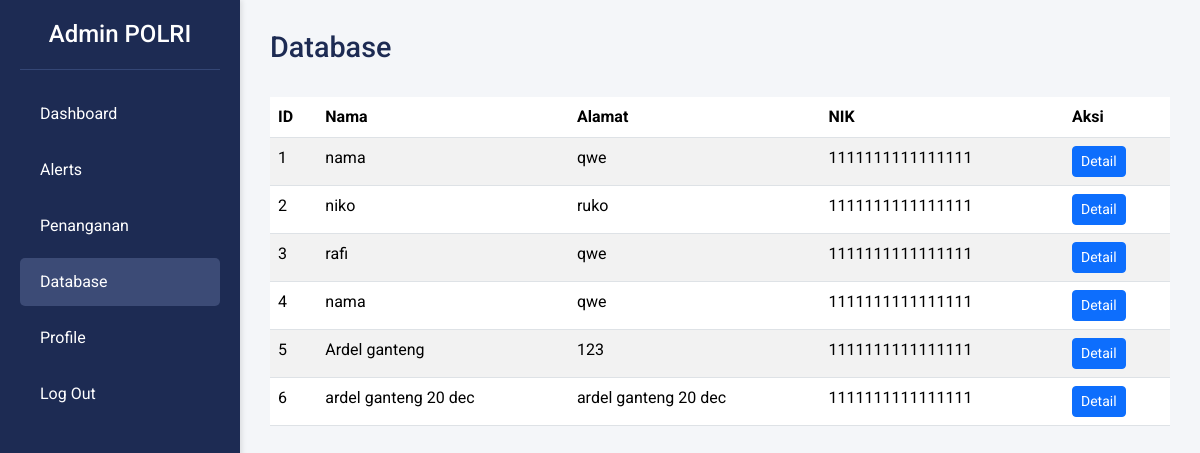
The app's page /polri/pages/index.php?page=database with its own data.
### tables this page shows
CREATE TABLE `data_polri` (
  `id` int(11) NOT NULL,
  `nama` varchar(100) NOT NULL,
  `nik` varchar(16) NOT NULL,
  `id_napi` varchar(20) NOT NULL,
  `alamat` text NOT NULL,
  `unggah_foto` varchar(255) NOT NULL,
  `isi_laporan` text NOT NULL,
  `created_at` timestamp NOT NULL DEFAULT current_timestamp(),
  `tanggal_laporan` date NOT NULL
);

### polri/pages/content/database.php (the view, shortened to what this page needs)
<?php
$query = "SELECT * FROM data_polri";
$result = mysqli_query($conn, $query);
?>
<div class="header">
    <h1>Database</h1>
</div>
<div class="database-container">
    <table class="table table-striped">
        <thead>
            <tr>
                <th>ID</th>
                <th>Nama</th>
                <th>Alamat</th>
                <th>NIK</th>
                <th>Aksi</th>
            </tr>
        </thead>
        <tbody>
            <?php while ($row = mysqli_fetch_assoc($result)) : ?>
                <tr>
                    <td><?= $row["id"]; ?></td>
                    <td><?= $row["nama"]; ?></td>
                    <td><?= $row["alamat"]; ?></td>
                    <td><?= $row["nik"]; ?></td>
                    <td>
                        <button
                            type="button"
                            class="btn btn-primary btn-sm"
                            data-bs-toggle="modal"
                            data-bs-target="#detailModal"
                            onclick='showNapiDetail(<?= json_encode($row, JSON_HEX_APOS | JSON_HEX_QUOT); ?>)'
                        >
                            Detail
                        </button>
                    </td>
                </tr>
            <?php endwhile; ?>
        </tbody>
    </table>
</div>

### polri/assets/css/styles.css (style rules this page uses)
body { margin: 0; font-family: 'Roboto', sans-serif; display: flex; background: #f4f6f9; height: 100vh; }
.header { display: flex; justify-content: space-between; align-items: center; margin-bottom: 2rem; }
.header h1 { font-size: 1.8rem; color: #1d2b53; margin: 0; }

### records on screen
data_polri: id "1", nama "nama", alamat "qwe", nik "1111111111111111"
data_polri: id "2", nama "niko", alamat "ruko", nik "1111111111111111"
data_polri: id "3", nama "rafi", alamat "qwe", nik "1111111111111111"
data_polri: id "4", nama "nama", alamat "qwe", nik "1111111111111111"
data_polri: id "5", nama "Ardel ganteng", alamat "123", nik "1111111111111111"
data_polri: id "6", nama "ardel ganteng 20 dec", alamat "ardel ganteng 20 dec", nik "1111111111111111"
